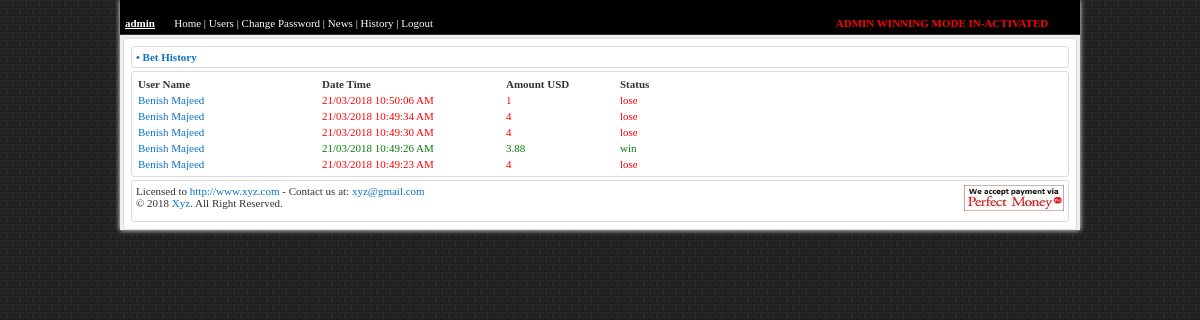
The app's page /headtailadmin/history.php (signed in) with its own data.
### tables this page shows
CREATE TABLE `bhistory` (
  `bid` int(11) NOT NULL,
  `id` varchar(255) NOT NULL,
  `username` varchar(255) NOT NULL,
  `datetime` varchar(255) NOT NULL,
  `amount` varchar(255) NOT NULL,
  `status` varchar(255) NOT NULL
);

### headtailadmin/history.php (the view, shortened to what this page needs)
<?php include "header.php";
?>
			<div id="box">
			<div		   align="center">
			<div id="stat_box">&bull; Bet History</div>				<div id="box">
				<div class="cell_280"><b>User Name</b></div>
				<div class="cell_280"><b>Date Time</b></div>
				<div class="cell_200"><b>Amount USD</b></div>
				<div class="cell_200"><b>Status</b></div>
						<?php
						$sql = "SELECT * FROM bhistory ORDER BY datetime DESC ";
$result = mysqli_query($con,$sql);
while($row = mysqli_fetch_array($result)){
	 $status = $row[status];
		if($status=='win'){
			$color = 'green';
		}
		else{
			$color = 'red';
		}
						?>
					<div class="cell_280"><font color='<?php echo $color?>'><a href="users.php"><?php echo $row[username];?></a></font></div>
						<div class="cell_280"><font color='<?php echo $color?>'><?php echo $row[datetime];?></font></div>
						<div class="cell_200"><font color='<?php echo $color?>'><?php echo $row[amount];?></font></div>
						<div class="cell_200"><font color='<?php echo $color?>'><?php echo $row[status];?></font></div>
<?php }?>
						</div>
			<?php  include "footer.php"; ?>

### headtailadmin/header.php (shortened to what this page needs)
<?php session_start();
include "dbconnection.php";
$sql = "SELECT * FROM admin WHERE id='$_SESSION[admin_id]'";
$result = mysqli_query($con,$sql);
while($row = mysqli_fetch_array($result)){
	 $name = $row[username];
	 $mode = $row[active];
	 	}
?>
<head>
		<link href='media/style.css' REL='stylesheet' TYPE='text/css'>
	</head>
	<body>
		<div id="layout">
			<div id="top_box">
			<br>
			<?php if (empty($_SESSION[admin_id])){?>
			<?php } else { ?>
			<u><strong> <?php echo $name;?></strong></u> &nbsp &nbsp &nbsp <a href="dashboard.php">Home</a> | <a href="users.php">Users</a>  | <a href="changepassword.php">Change Password</a> | <a href="news.php">News</a> | <a href="history.php">History</a> | <a href="logout.php">Logout</a>
			<?php  if($mode==1){?>
			<a href="adminwin.php?adminactive=1" align="right" style="   border-left-width: 90px; margin-left: 400px; color:yellow;"><b>ADMIN WINNING MODE ACTIVATED</b></a>
			<?php }else {?>
			<a href="adminwin.php?adminactive=0" align="right" style="   border-left-width: 90px; margin-left: 400px; color:red;"><b>ADMIN WINNING MODE IN-ACTIVATED</b></a>
			<?php }} ?>
						</div>

### headtailadmin/media/style.css (style rules this page uses)
body { font-size:11px; color: #333333; font-family: verdana; background: #1a1a1a url(bg.gif) repeat; margin:0px; }
a { color:#0a74c6; text-decoration: none; }
#layout { width: 80%; margin-left:auto; margin-right:auto; text-align:center; box-shadow: 0px 0px 5px #ffffff; background-color:#efefef; }
#top_box { text-align: left; padding:5px; background-color:#000000; color:#FFFFFF; border-bottom: 1px solid #333333; }
#top_box a, #top_box a:visited { color:#FFFFFF; }
#box { background: #FFF; border: 1px solid #dbdbdb; padding: 4px; border-radius: 3px; overflow: hidden; margin:3px; }
#stat_box { text-align: left; background: #FFF; border: 1px solid #dbdbdb; padding: 4px; border-radius: 3px; overflow: hidden; margin:3px; font-weight: bold; color: #0a74c6; }
.cell_280 { text-align: left; width: 180px; padding: 2px; float: left; }
.cell_200 { text-align: left; width: 110px; padding: 2px; float: left; }

### records on screen
bhistory: username "Benish Majeed", datetime "21/03/2018 10:50:06 AM", amount "1", status "lose"
bhistory: username "Benish Majeed", datetime "21/03/2018 10:49:34 AM", amount "4", status "lose"
bhistory: username "Benish Majeed", datetime "21/03/2018 10:49:30 AM", amount "4", status "lose"
bhistory: username "Benish Majeed", datetime "21/03/2018 10:49:26 AM", amount "3.88", status "win"
bhistory: username "Benish Majeed", datetime "21/03/2018 10:49:23 AM", amount "4", status "lose"

### other values on screen
$name "admin"
